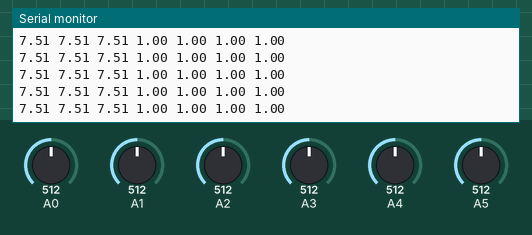
This sketch was run on a simulated Arduino Uno, built with avr-gcc and run on an emulated ATmega328P. Parts: the last lines printed to the serial monitor. The test bench sets the inputs (shaded band); at power-on: A0 = 512, A1 = 512, A2 = 512, A3 = 512, A4 = 512, A5 = 512.

Above: at 1.2 s.
1.3 s: A0 set to 716
At 1.37 s:
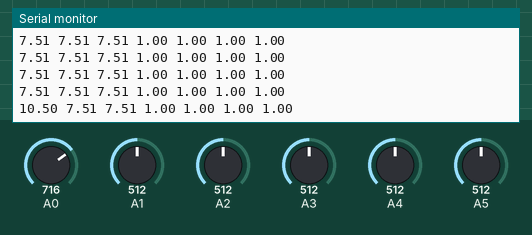
2.8 s: A0 set to 666
At 2.84 s:
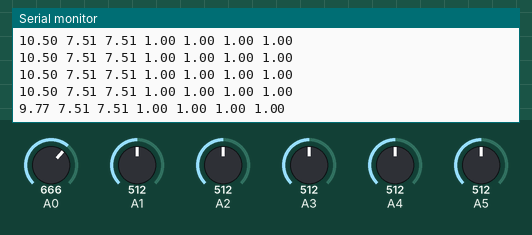
Timing chart, 0 to 5.8 s (numbered marks = the images above; inputs shaded):
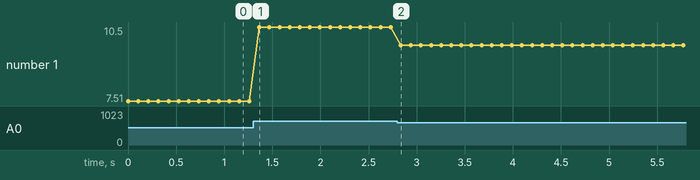

The sketch:

pots.ino
```cpp
const int pots = 6;
int val[pots];
float val_mapped[6];

void setup() {
  Serial.begin(9600);


}

void loop() {
  for(int i=0;i<pots;i++){
    val[i] = analogRead(i);
  }
  for(int i=0;i<pots;i++){
    val_mapped[0] = mapfloat(val[0],0.00,1023.00,0.00,15.00);
    val_mapped[1] = mapfloat(val[1],0.00,1023.00,0.00,15.00);
    val_mapped[2] = mapfloat(val[2],0.00,1023.00,0.00,15.00);
    val_mapped[3] = mapfloat(val[3],0.00,1023.00,0.00,2.00);
    val_mapped[4] = mapfloat(val[4],0.00,1023.00,0.00,2.00);
    val_mapped[5] = mapfloat(val[5],0.00,1023.00,0.00,2.00);
    //val_mapped[6] = 2.00 - val_mapped[5];
    Serial.print(val_mapped[i]);
    Serial.print(" ");
  }
  Serial.print(2-val_mapped[5]);
  Serial.print(" ");
  Serial.println();
  delay(100);

}

float mapfloat(float x, float in_min, float in_max, float out_min, float out_max)
{
  return (x - in_min) * (out_max - out_min) / (in_max - in_min) + out_min;
}
```

Measured:
- after the input at 1.3 s, the serial monitor: prints a new line after 0.07 s (image 1)
- after the input at 2.8 s, the serial monitor: prints a new line at once (image 2)
- plotted number 1: 7.51 → 10.5 after the input at 1.3 s, 10.5 → 9.77 after the input at 2.8 s
